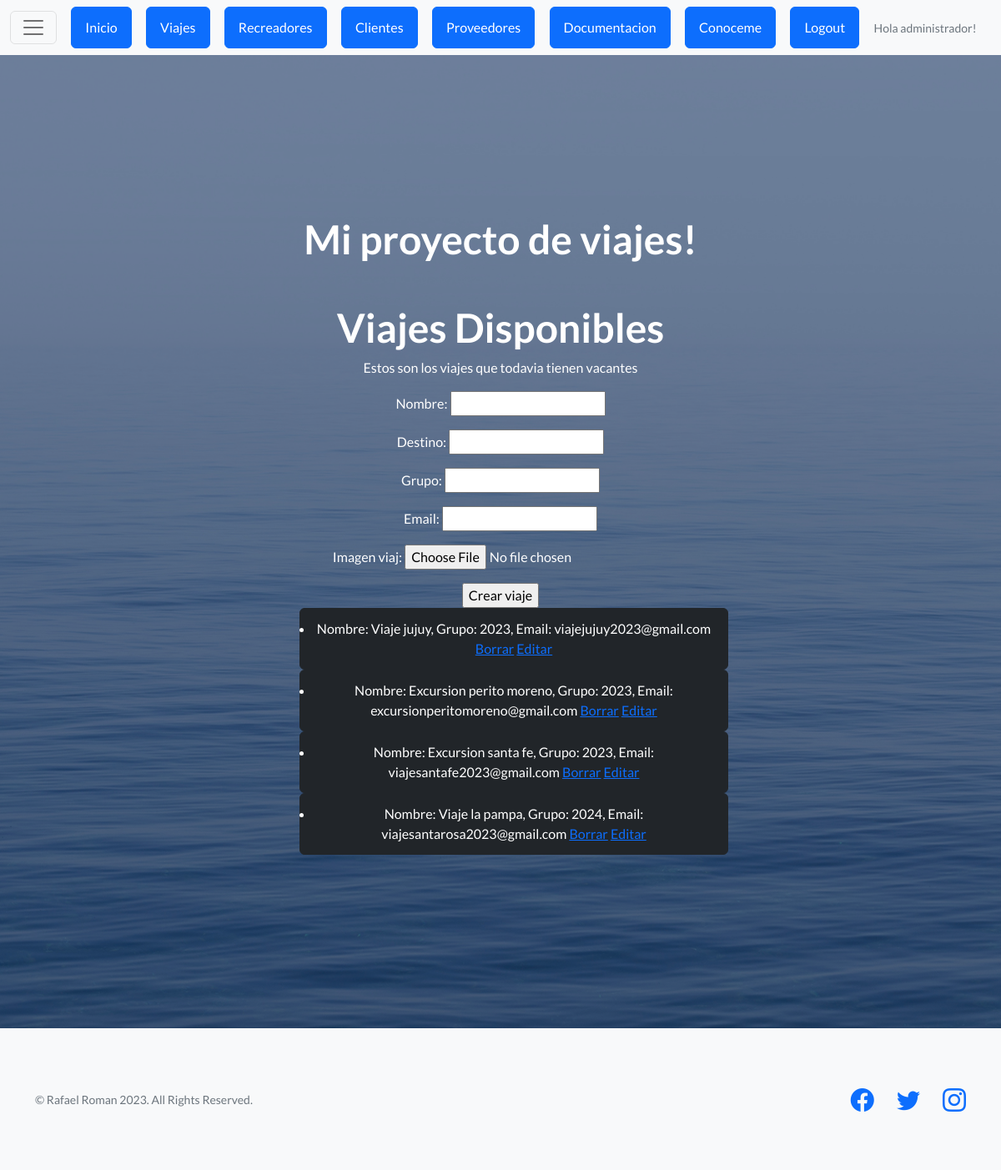
The app's page /proyecto/viajes/ (signed in) with its own data.
### appexcursiones/models.py (models this page shows)
class Viajes(models.Model):
    nombre = models.CharField(max_length=50)
    destino = models.CharField(max_length=50)
    grupo = models.IntegerField()
    email= models.EmailField(max_length=80)
    imagen_viaj= models.ImageField(null=True, blank=True, upload_to="viajes")
    def __str__(self):
        return f"Nombre: {self.nombre.capitalize()}, Grupo: {self.grupo}, Email: {self.email}"

### appexcursiones/views.py (the view, shortened to what this page needs)
# urls.py: path('viajes/', viajes, name="proyecto-viajes"),
def viajes(request):
    errores = ""
    viajes = Viajes.objects.all()
    formulario = ViajeFormulario()
    contexto = {"listado_viajes": viajes, "formulario": formulario, "errores":errores}
    return render(request, "Appnuevo/viajes.html", contexto)

### appexcursiones/forms.py
class ViajeFormulario(forms.Form):
    nombre= forms.CharField(max_length=50)
    destino= forms.CharField(max_length=50)
    grupo = forms.IntegerField()
    email= forms.EmailField(max_length=80)
    imagen_viaj= forms.ImageField()

### appexcursiones/templates/Appnuevo/viajes.html (shortened to what this page needs)
{% extends "Appnuevo/base.html" %}
{% block contenido %}
<h1>Viajes Disponibles</h1>
<p>Estos son los viajes que todavia tienen vacantes</p>
<form method="post" enctype="multipart/form-data">
    {{ formulario.as_p }}
    <input type="submit" value="Crear viaje">
</form>
{% if listado_viajes %}
    <ul>
    {% for viaje in listado_viajes %}
    <button type="button" class="btn btn-dark">
        <li>{{viaje}} <a href="{% url  'proyecto-viajes-borrar'  viaje.id %}">Borrar</a> <a href="{% url 'proyecto-viajes-editar'  viaje.id %}">Editar</a> </li>
    {% endfor %}
    </ul>
{% else %}
    <p>No Hay viajes disponibles de momento</p>
{% endif %}
{% endblock  %}

### appexcursiones/templates/Appnuevo/base.html (shortened to what this page needs)
<!DOCTYPE html>
<html lang="en">
    <head>
        {% load static %}
        <link href="https://cdn.jsdelivr.net/npm/bootstrap-icons@1.5.0/font/bootstrap-icons.css" rel="stylesheet" type="text/css" />
        <link href="{% static 'Appnueva/css/styles.css' %}" rel="stylesheet" />
    </head>
    <body>
        <nav class="navbar navbar-light bg-light static-top">
            <div class="container-fluid">
                <button class="navbar-toggler" type="button" data-bs-toggle="collapse" data-bs-target="#navbarTogglerDemo01" aria-controls="navbarTogglerDemo01" aria-expanded="false" aria-label="Toggle navigation">
                 <span class="navbar-toggler-icon"></span>
                </button>
                <a class="btn btn-primary" href="{% url 'proyecto-inicio' %}">Inicio</a>
                <a class="btn btn-primary" href="{% url 'proyecto-viajes' %}">Viajes</a>
                <a class="btn btn-primary" href="{% url 'proyecto-recreadores-list' %}">Recreadores</a>
                <a class="btn btn-primary" href="{% url 'proyecto-clientes-list' %}">Clientes</a>
                <a class="btn btn-primary" href="{% url 'proyecto-proveedores-list' %}">Proveedores</a>
                <a class="btn btn-primary" href="{% url 'proyecto-documentacion-list' %}">Documentacion</a>
                <a class="btn btn-primary" href="{% url 'appdos-conoceme' %}">Conoceme</a>
                {% if request.user.is_authenticated %}
                    <a class="btn btn-primary" href="{% url 'auth-logout' %}">Logout</a>
                    <p class="small text-muted mb-4 mb-lg-0">Hola {{request.user.username}}!</p>
                {% else %}
                    <a class="btn btn-primary" href="{% url 'auth-login' %}">Login</a>
                    <p class="small text-muted mb-4 mb-lg-0">Hola Visitante</p>
                {% endif %}
            </div>
        </nav>
        <header class="masthead">
            <div class="container position-relative">
                <div class="row justify-content-center">
                    <div class="col-xl-6">
                        <div class="text-center text-white">
                            <h1 class="mb-5">Mi proyecto de viajes!</h1>
                            {% block  contenido %}
                            {% endblock  %}
                        </div>
                    </div>
                </div>
            </div>
        </header>
        <footer class="footer bg-light">
            <div class="container">
                <div class="row">
                    <div class="col-lg-6 h-100 text-center text-lg-start my-auto">
                        <p class="text-muted small mb-4 mb-lg-0">&copy; Rafael Roman 2023. All Rights Reserved.</p>
                    </div>
                    <div class="col-lg-6 h-100 text-center text-lg-end my-auto">
                        <ul class="list-inline mb-0">
                            <li class="list-inline-item me-4">
                                <a href="#!"><i class="bi-facebook fs-3"></i></a>
                            </li>
                            <li class="list-inline-item me-4">
                                <a href="#!"><i class="bi-twitter fs-3"></i></a>
                            </li>
                            <li class="list-inline-item">
                                <a href="#!"><i class="bi-instagram fs-3"></i></a>
                            </li>
                        </ul>
                    </div>
                </div>
            </div>
        </footer>
    </body>
</html>

### records on screen
Viajes: nombre+grupo+email "Nombre: Viaje jujuy, Grupo: 2023, Email: viajejujuy2023@gmail.com"
Viajes: nombre+grupo+email "Nombre: Excursion perito moreno, Grupo: 2023, Email: excursionperitomoreno@gmail.com"
Viajes: nombre+grupo+email "Nombre: Excursion santa fe, Grupo: 2023, Email: viajesantafe2023@gmail.com"
Viajes: nombre+grupo+email "Nombre: Viaje la pampa, Grupo: 2024, Email: viajesantarosa2023@gmail.com"

### other values on screen
{{ request.user.username }} "administrador"
